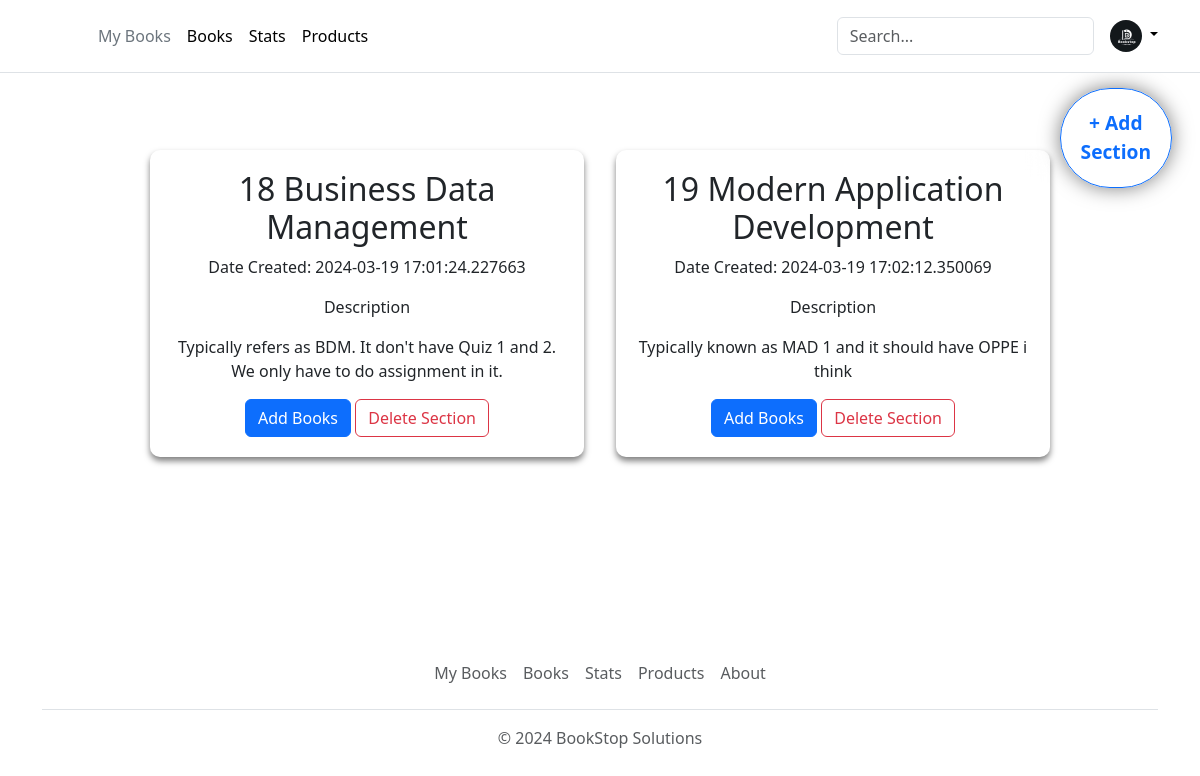
Page /add-section on the earlier database version.
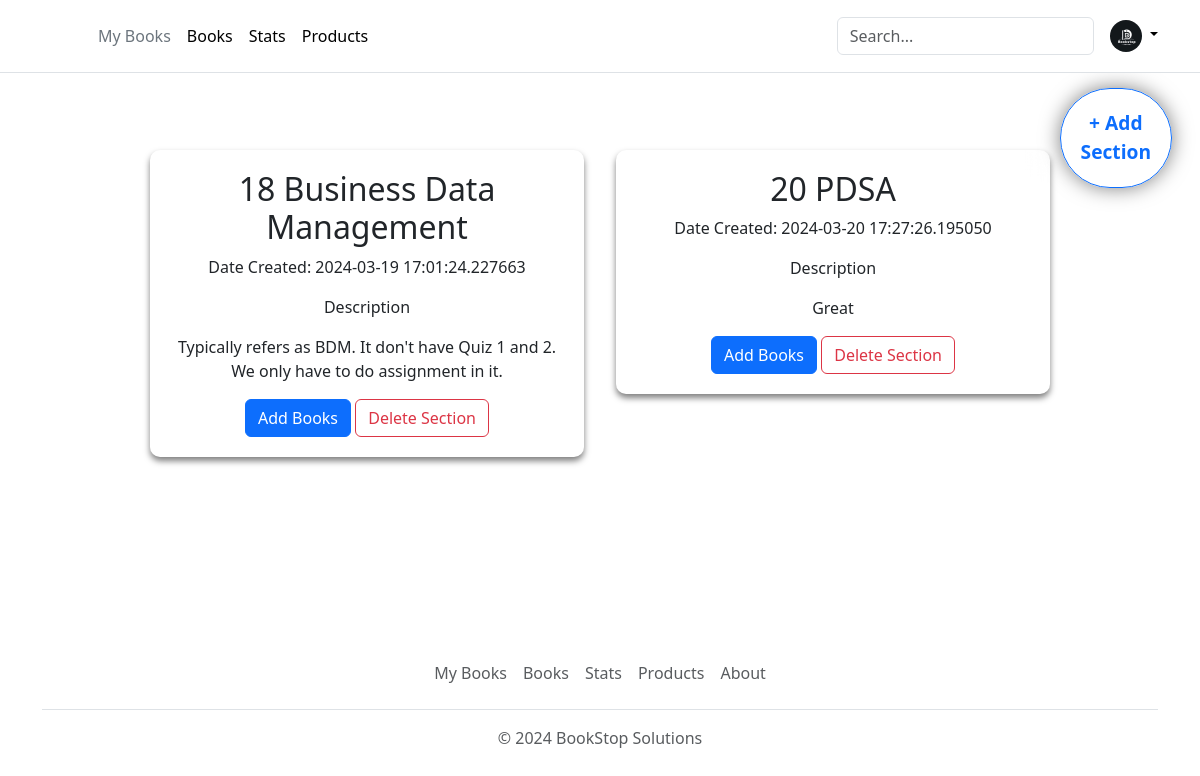
Same page on the later database version.
### app.py (models this page shows)
class Section(db.Model):
    __tablename__ = 'section'
    SectionId = db.Column(db.Integer, autoincrement=True, primary_key=True)
    Title = db.Column(db.String(50), nullable=False)
    CreatedDate = db.Column(db.DateTime, nullable=False, default=datetime.datetime.utcnow)
    Description = db.Column(db.Text, nullable=False)
    ImageLink = db.Column(db.String(255))

### app.py (the view)
@app.route("/add-section", methods = ["GET","POST"])
def addSection():
    if request.method == 'POST':
        data = request.form.to_dict()
        section = Section(Title=data['section'], Description=data['text'])
        db.session.add(section)
        db.session.commit()
        print(data)
        section = Section.query.all()
        return render_template("add-section.html", section = section)
    else:
        section = Section.query.all()
        return render_template("add-section.html", section = section)

### templates/add-section.html (shortened to what this page needs)
<!DOCTYPE html>
<html lang="en">
  <head>
    <link rel="stylesheet" href="/static/add-section.css" />
    {% include 'bootstrap.html' %}
  </head>
  <body>
    <div>
      {% include 'header.html' %}
      <div>
        <button type="button" id="addSection" class="btn btn-outline-primary">
          + Add<br />Section
        </button>
        <div class="main-container">
          {% for sec in section %}
          <div class="section-container" id="{{ sec.SectionId }}">
            <h2>{{ sec.SectionId }} {{ sec.Title }}</h2>
            <p>Date Created: {{ sec.CreatedDate }}</p>
            <div>
              <p>Description</p>
              <p>{{ sec.Description }}</p>
            </div>
            <button
              type="button"
              id="addBook{{ sec.SectionId }}"
              class="btn btn-primary"
            >
              Add Books
            </button>
            <form
              action="{{ url_for('deleteSection', sectionId=sec.SectionId) }}"
              method="post"
              style="display: inline"
            >
              <button type="submit" class="btn btn-outline-danger">
                Delete Section
              </button>
            </form>
          </div>
          {% include 'addBookPopup.html' %}{% endfor %}
        </div>
      </div>
      {% include 'footer.html' %}
    </div>
  </body>
</html>

Differences in the rows shown:
removed Section: SectionId "19", Title "Modern Application Development", CreatedDate "2024-03-19 17:02:12.350069", Description "Typically known as MAD 1 and it should have OPPE i think"
added Section: SectionId "20", Title "PDSA", CreatedDate "2024-03-20 17:27:26.195050", Description "Great"
